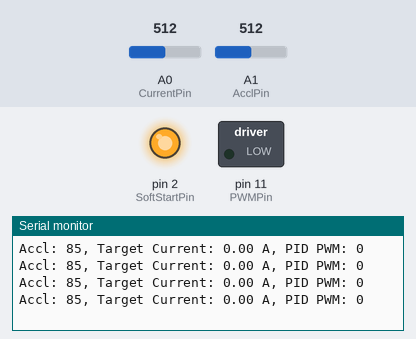
The sketch below on a simulated Arduino Uno, built for the host (arithmetic inside an expression is 32-bit, double 64-bit). On the bench: switched loads named in the sketch (green lamp = pin HIGH), output pins drawn as LEDs (lit = HIGH), the last lines printed to the serial monitor. The inputs (shaded band) are chosen by the test bench; at power-on: A1 (AcclPin) = 512, A0 (CurrentPin) = 512.

Above: at 1.4 s.
1.5 s: A1 (AcclPin) set to 320
At 1.73 s:
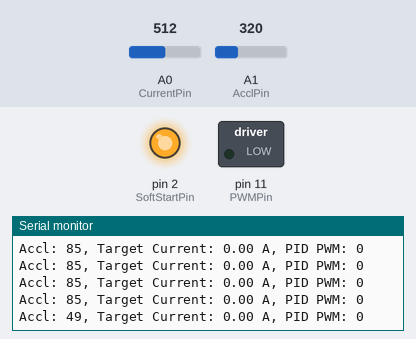
3.0 s: A1 (AcclPin) set to 290
At 3.23 s:
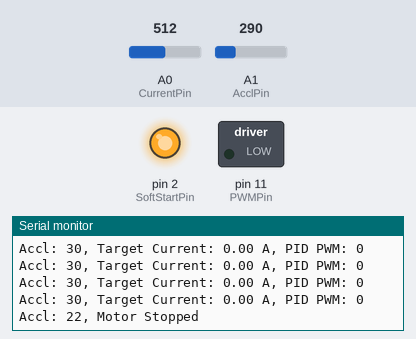
Timing chart, 0 to 6.0 s (numbered marks = the images above; inputs shaded):
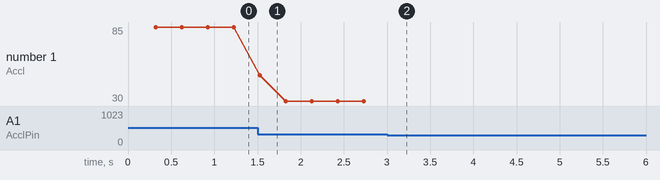

Measured:
- the behaviour switches between 307 and 306 on A1 (AcclPin) (found by bisection; images 1 and 2)
- after the input at 1.5 s, the serial monitor: prints a new line at once (image 1)
- after the input at 3.0 s, the serial monitor: prints a new line at once (image 2)
- plotted number 1: 85 → 30 after the input at 1.5 s

The sketch:

CurrentController.ino
```cpp
// VARIABLE INITIALIZATION
#include <Arduino.h>
//------------------------------------------------------------------------------------------------------------------------------------------------------------------------------------
const int AcclPin = A1;                            // Accelerator potentiometer on pin A1
const int PWMPin = 11;                             // Motor PWM output on PWM pin 11 (Associated with TCCR2B timer)
const int CurrentPin = A0;                         // Current sensor input pin

const int minAcclSig = 225;                          // Minimum accelerator signal, starting from 0 for full range utilization
const int maxAcclSig = 1023;                       // Maximum accelerator signal, utilizing full range of the potentiometer

const int rampUpTime = 10000;                      // Time (in milliseconds) for full ramp up from 0 to max speed
const float rampUpStep = 255.0 / rampUpTime;       // How much to ramp up PWM value per millisecond

const int rampDownTime = 5000;                     // Time (in milliseconds) for full ramp down from max speed to 0
const float rampDownStep = 255.0 / rampDownTime;   // How much to ramp down PWM value per millisecond

const float filterConst = 0.05;                    // Filter constant for input smoothing

const int minMotorPWM = 0;                         // Minimum motor PWM output, for lowest power/speed
const int maxMotorPWM = 253;                       // Maximum motor PWM output, for highest power/speed

const int SoftStartPin = 2;                        // SoftStartPin is a digital output on pin 2
const int softStartDelay = 200;                    // Delay in milliseconds between Arduino startup and soft start disable

float Kp = 20.0f;                                  // Proportional gain for current PID controller
float Ki = 0.0f;                                  // Integral gain for current PID controller
float Kd = 0.0f;                                  // Derivative gain for current PID controller
float target_current = 0.0f;
float max_current = 15.0f;                        // Maximum current limit (15A)
float pwm_accumulator = 0.0f;                      // Accumulator for PWM adjustments from PID controller

// SETUP
//-------------------------------------------------------------------------------------------------------------------------------------------------------------------------------------------
void setup() {
  TCCR2B = TCCR2B & 0b11111000 | 0x01; // Set PWM frequency for pins 3 and 11 to 31372.55Hz for smoother motor control
  Serial.begin(9600);
  pinMode(AcclPin, INPUT);

  pinMode(PWMPin, OUTPUT);
  pinMode(SoftStartPin, OUTPUT);
  delay(softStartDelay);
  digitalWrite(SoftStartPin, HIGH); // Engage soft start

  pinMode(CurrentPin, INPUT); // Current sensor input pin
}

// MAIN LOOP
//---------------------------------------------------------------------------------------------------------------------------------------------------
void loop() {
  int acclSig = readAccl(); // Read and process the accelerator signal

  // // Practical Accelerator Code
  // if (acclSig > 25 ) {
  //   float target_current = map(acclSig, 0, 255, 0, 15); // Map accelerator signal to target current (0-15A)
  //   int pid_pwm = current_PID_realize(target_current, Kp, Ki, Kd); // Get PWM from PID controller
  //   motorCtrl(pid_pwm); // Control motor with PID output
  //   Serial.print("Accl: ");
  //   Serial.print(acclSig);
  //   Serial.print(", Target Current: ");
  //   Serial.print(target_current, 2);
  //   Serial.print(" A, PID PWM: ");
  //   Serial.println(pid_pwm);
  // } else {
  //   motorCtrl(0); // No accelerator input, stop the motor
  //   Serial.printf("Accl: %d, Motor Stopped\n", acclSig);
  // }

  // Setpoint Accelerator Code (check every 30ms, print every 300ms)
  static unsigned long lastCheckTime = 0;
  static unsigned long lastPrintTime = 0;
  unsigned long now = millis();
  if (now - lastCheckTime >= 30) {
    lastCheckTime = now;
    int pid_pwm = 0;
    if (acclSig > 25 && acclSig < 225) {
      pid_pwm = current_PID_realize(target_current, Kp, Ki, Kd); // Get PWM from PID controller
      motorCtrl(pid_pwm); // Control motor with PID output
      if (now - lastPrintTime >= 300) {
        lastPrintTime = now;
        Serial.println("Accl: " + String(acclSig) + ", Target Current: " + String(target_current, 2) + " A, PID PWM: " + String(pid_pwm));
      }
    } else {
      motorCtrl(0); // No accelerator input, stop the motor
      if (now - lastPrintTime >= 300) {
        lastPrintTime = now;
        Serial.printf("Accl: %d, Motor Stopped\n", acclSig);
      }
    }
  }
  // boolean acclApplied = acclSig > 0; // Check if accelerator is applied
  // int motorPWM = rampMotorPWM(acclSig, acclApplied); // Smoothly ramp PWM based on accelerator signal
  // motorCtrl(motorPWM); // Control the motor with the ramped PWM signal
  // Serial.println(String(acclSig) + "," + String(motorPWM)); // Debugging output


  // Check for serial input and process command
  static String serialBuffer = "";
  while (Serial.available() > 0) {
    char inChar = (char)Serial.read();
    if (inChar == '*') {
      serialBuffer = "";
    }
    serialBuffer += inChar;
    if (inChar == '@') {
      // Parse command
      if (serialBuffer.length() > 3 && serialBuffer.charAt(0) == '*' && serialBuffer.charAt(serialBuffer.length() - 1) == '@') {
        int firstComma = serialBuffer.indexOf(',');
        int secondComma = serialBuffer.indexOf(',', firstComma + 1);
        if (firstComma > 0 && secondComma > firstComma) {
          char cmd = serialBuffer.charAt(1);
          String valueStr = serialBuffer.substring(firstComma + 1, secondComma > 0 ? secondComma : serialBuffer.length() - 1);
          float value = valueStr.toFloat();
          if (cmd == 'P') {  //*P,45.21,@
            Kp = value;
            Serial.print("Kp set to: ");
            Serial.println(Kp);
          }
          if (cmd == 'I') { //*I,1.21,@
            Ki = value;
            Serial.print("Ki set to: ");
            Serial.println(Ki);
          }
          if (cmd == 'D') { //*D,0.01,@
            Kd = value;
            Serial.print("Kd set to: ");
            Serial.println(Kd);
          }
          if (cmd == 'C') {
            // Set current target for PID controller
            target_current = value; // Target current in Amperes
            Serial.print("Target Current: ");
            Serial.print(target_current);

          }
        }
      }
      // Print Kp, Ki, Kd if command is *S,@
      if (serialBuffer == "*S,@") {
        Serial.println("Kp: " + String(Kp) + ", Ki: " + String(Ki) + ", Kd: " + String(Kd) + ", Target Current: " + String(target_current) + " A");
      }
      // Print help if command is *H,@
      if (serialBuffer == "*H,@") {
        Serial.println("Available Commands:");
        Serial.println("*P,<value>,@ - Set Proportional gain (Kp)");
        Serial.println("*I,<value>,@ - Set Integral gain (Ki)");
        Serial.println("*D,<value>,@ - Set Derivative gain (Kd)");
        Serial.println("*C,<value>,@ - Set Target Current (Amperes)");
        Serial.println("*S,@ - Show current PID parameters");
        Serial.println("*H,@ - Show this help message");
      }
      serialBuffer = "";
    }
  }

  delay(1); // Short delay for stability and serial output readability
}

// FUNCTIONS
//---------------------------------------------------------------------------------------------------------------------------------------------------
int readAccl() {
  static int filterAcclSig;
  int rawAcclSig = analogRead(AcclPin);
  filterAcclSig += (rawAcclSig - filterAcclSig) * filterConst; // Apply simple low-pass filter for noise reduction
  int mappedAcclSig = map(filterAcclSig, minAcclSig, maxAcclSig, 0, 255); // Map signal from full range to PWM range
  return mappedAcclSig;
}

// Takes in the target current and PID coefficients, returns the PWM value to apply to the motor
int current_PID_realize(float target_current, float Kp, float Ki, float Kd) {
  static float current_sum_error = 0;
  static float current_error_last = 0;

  float PID_out;
  float actual_current = 0;
  int SUM_ADC = 0;
  // Read current sensor from A0, average 30 samples for noise reduction
  for (int i = 0; i < 30; i++) {
    SUM_ADC += analogRead(A0);
  }
  float PRE_ADC = SUM_ADC / 30.0f;
  // Convert ADC value to real current
  actual_current = (PRE_ADC / 1023.0f) * 0.080 * 5.0f; // 0-5V range, 0.080 V/A sensitivity for ACS770-50U, 2^10 - 1
  float current_error = target_current - actual_current;
  // Limiting closed-loop deadband
  if (abs(current_error / target_current) < 0.1f && abs(current_error) < 0.1f) {
    current_error = 0;
  }
  current_sum_error += current_error;  // error integrate
  // Preventing integral saturation
  if (current_sum_error > 10)
    current_sum_error = 10;
  else if (current_sum_error < -10)
    current_sum_error = -10;
  // PID calculation - outputs correction factor
  PID_out = Kp * current_error + Ki * current_sum_error + Kd * (current_error - current_error_last);
  current_error_last = current_error; // Error propagation

  // Normalize PID output to range -10 to +10 (adjust scaling as needed)
  PID_out = constrain(PID_out, -255, 255) / 25.50f;

  // Add correction to PWM accumulator
  pwm_accumulator += PID_out; // Scale factor for sensitivity adjustment

  // Constrain accumulator to valid PWM range
  pwm_accumulator = constrain(pwm_accumulator, minMotorPWM, maxMotorPWM);

  return static_cast<int>(pwm_accumulator);
}

int rampMotorPWM(int acclSig, boolean acclApplied) {
  static float currentPWM = 0;
  static unsigned long prevUpdateTime = millis();
  unsigned long currentTime = millis();
  unsigned long timeDiff = currentTime - prevUpdateTime;
  prevUpdateTime = currentTime;

  float targetPWM = map(acclSig, 0, 1023, 0, 255); // Direct mapping for linear response
  float maxChangeUp = rampUpStep * timeDiff;
  float maxChangeDown = rampDownStep * timeDiff;

  // Smoothly adjust currentPWM towards targetPWM within ramp constraints
  if (currentPWM < targetPWM) {
    currentPWM += min(maxChangeUp, targetPWM - currentPWM);
  } else if (currentPWM > targetPWM) {
    currentPWM -= min(maxChangeDown, currentPWM - targetPWM);
  }

  currentPWM = constrain(currentPWM, 0, 255); // Ensure PWM stays within bounds
  return map(static_cast<int>(currentPWM), 0, 255, minMotorPWM, maxMotorPWM); // Scale to motor's range
}

void motorCtrl(int motorPWM) {
  analogWrite(PWMPin, motorPWM); // Write the PWM signal to the motor control pin
}
```
